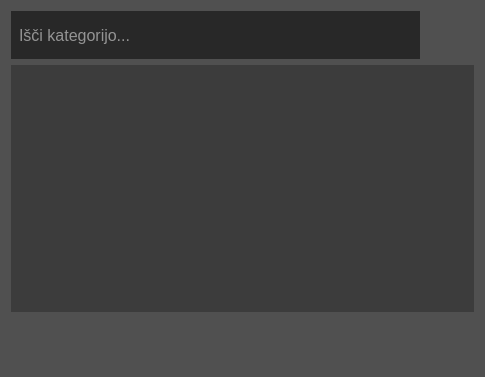
<?xml version="1.0" encoding="UTF-8"?>
<ui version="4.0">
 <class>CategoryDialog</class>
 <widget class="QDialog" name="CategoryDialog">
  <property name="geometry">
   <rect>
    <x>0</x>
    <y>0</y>
    <width>485</width>
    <height>377</height>
   </rect>
  </property>
  <property name="windowTitle">
   <string>Dialog</string>
  </property>
  <property name="styleSheet">
   <string notr="true">border: none;
background-color: rgb(80,80,80);</string>
  </property>
  <layout class="QGridLayout" name="gridLayout">
   <item row="0" column="0">
    <widget class="QLineEdit" name="filter_edit">
     <property name="minimumSize">
      <size>
       <width>0</width>
       <height>48</height>
      </size>
     </property>
     <property name="maximumSize">
      <size>
       <width>16777215</width>
       <height>48</height>
      </size>
     </property>
     <property name="font">
      <font>
       <pointsize>12</pointsize>
      </font>
     </property>
     <property name="styleSheet">
      <string notr="true">background-color: rgb(40,40,40);
color: white;
padding-left: 6px;</string>
     </property>
     <property name="placeholderText">
      <string>Išči kategorijo...</string>
     </property>
    </widget>
   </item>
   <item row="0" column="1">
    <widget class="QPushButton" name="add_button">
     <property name="minimumSize">
      <size>
       <width>48</width>
       <height>48</height>
      </size>
     </property>
     <property name="maximumSize">
      <size>
       <width>48</width>
       <height>48</height>
      </size>
     </property>
     <property name="text">
      <string/>
     </property>
     <property name="icon">
      <iconset resource="../../resources/resources.qrc">
       <normaloff>:/icons/icons/add.png</normaloff>:/icons/icons/add.png</iconset>
     </property>
     <property name="iconSize">
      <size>
       <width>32</width>
       <height>32</height>
      </size>
     </property>
    </widget>
   </item>
   <item row="2" column="0" colspan="2">
    <layout class="QHBoxLayout" name="horizontalLayout">
     <item>
      <widget class="QPushButton" name="ok_button">
       <property name="sizePolicy">
        <sizepolicy hsizetype="Minimum" vsizetype="Minimum">
         <horstretch>0</horstretch>
         <verstretch>0</verstretch>
        </sizepolicy>
       </property>
       <property name="minimumSize">
        <size>
         <width>0</width>
         <height>48</height>
        </size>
       </property>
       <property name="maximumSize">
        <size>
         <width>16777215</width>
         <height>48</height>
        </size>
       </property>
       <property name="styleSheet">
        <string notr="true"/>
       </property>
       <property name="text">
        <string/>
       </property>
       <property name="icon">
        <iconset resource="../../resources/resources.qrc">
         <normaloff>:/icons/icons/ok.png</normaloff>:/icons/icons/ok.png</iconset>
       </property>
       <property name="iconSize">
        <size>
         <width>32</width>
         <height>32</height>
        </size>
       </property>
      </widget>
     </item>
     <item>
      <widget class="QPushButton" name="cancel_button">
       <property name="sizePolicy">
        <sizepolicy hsizetype="Minimum" vsizetype="Minimum">
         <horstretch>0</horstretch>
         <verstretch>0</verstretch>
        </sizepolicy>
       </property>
       <property name="minimumSize">
        <size>
         <width>0</width>
         <height>48</height>
        </size>
       </property>
       <property name="maximumSize">
        <size>
         <width>16777215</width>
         <height>48</height>
        </size>
       </property>
       <property name="text">
        <string/>
       </property>
       <property name="icon">
        <iconset resource="../../resources/resources.qrc">
         <normaloff>:/icons/icons/cancel.png</normaloff>:/icons/icons/cancel.png</iconset>
       </property>
       <property name="iconSize">
        <size>
         <width>32</width>
         <height>32</height>
        </size>
       </property>
      </widget>
     </item>
    </layout>
   </item>
   <item row="1" column="0" colspan="2">
    <widget class="QListWidget" name="categories_list">
     <property name="font">
      <font>
       <family>MS Shell Dlg 2</family>
       <pointsize>12</pointsize>
      </font>
     </property>
     <property name="styleSheet">
      <string notr="true">background-color: rgb(60,60,60);
color: white;</string>
     </property>
     <property name="selectionMode">
      <enum>QAbstractItemView::ExtendedSelection</enum>
     </property>
    </widget>
   </item>
  </layout>
 </widget>
 <resources>
  <include location="../../resources/resources.qrc"/>
 </resources>
 <connections/>
</ui>
